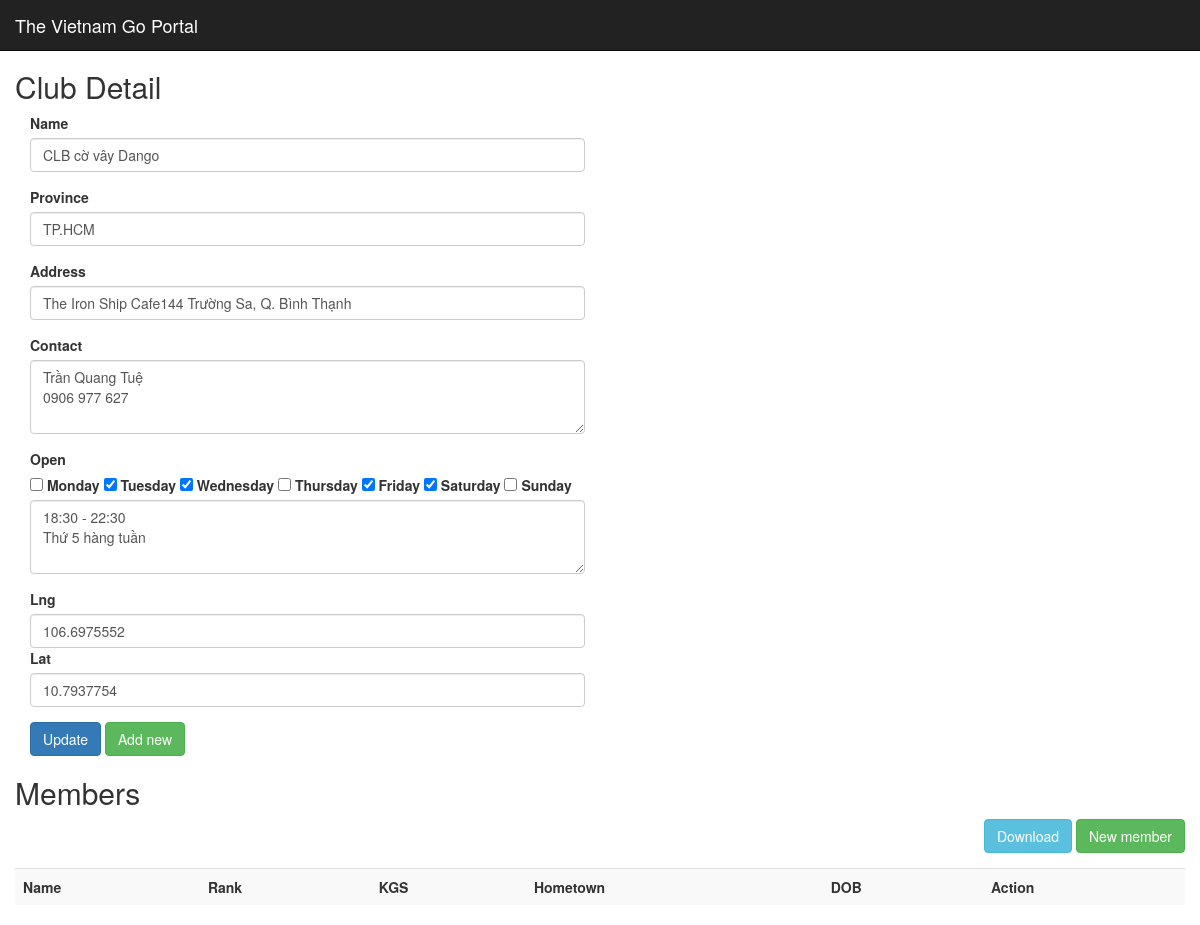
The page /club/2 on the database its author committed.
### app/models/club.py (models this page shows, shortened)
class Club(db.Model):
    id = db.Column(db.Integer, primary_key = True, autoincrement = True)
    name = db.Column(db.String(100), unique = True, nullable = False)
    province = db.Column(db.String(50), unique = False, nullable = False)
    address = db.Column(db.String(500), unique = False, nullable = False)
    contact = db.Column(db.String(120), unique = False, nullable = False)
    lng = db.Column(db.Float, unique = False, nullable = False)
    lat = db.Column(db.Float, unique = False, nullable = False)
    openDescription = db.Column(db.String(500))
    openDay = db.Column(db.String(10))
    members = db.relationship('Player', lazy = 'select') #, backref=db.backref('members', lazy='joined'))
    def __init__(self):
        self.lng = 105.6207275390417
        self.lat = 21.281789604927425
    def getById(id):
        return Club.query.filter_by(id = id).first()

### app/routes.py (the view)
@app.route("/club", methods = ["GET"])
@app.route("/club/<id>", methods = ["GET"])
def getClub(id = None):
    club = Club()
    if id is not None:
        club = Club.getById(id)
    return render_template('club.html', club = club)

### app/templates/club.html (shortened to what this page needs)
{% extends '_master.html' %}
{% block styles %}
{{super()}}
<link href="https://api.mapbox.com/mapbox-gl-js/v1.12.0/mapbox-gl.css" rel="stylesheet" />
{% endblock %}
{% block content %}
{{super()}}
<div class="container" style="margin-top: 50px;">
    <div class="row">
        <h2> Club Detail </h2>
    </div>
    <div class="row">
        <div class="col-sm-6">
            <div class="form-group">
                <label for="clubName">Name</label>
                <input type="text" class="form-control" value="{{club.name}}" id="clubName" />
            </div>
            <div class="form-group">
                <label for="clubProvince">Province</label>
                <input type="text" class="form-control" value="{{club.province}}" id="clubProvince" />
            </div>
            <div class="form-group">
                <label for="clubAddress">Address</label>
                <input type="text" class="form-control" value="{{club.address}}" id="clubAddress" />
            </div>
            <div class="form-group">
                <label for="clubContact">Contact</label>
                <textarea class="form-control" rows="3" id="clubContact">{{club.contact}}</textarea>
            </div>
            <div class="form-group">
                <label for="clubOpenDescription">Open</label>
                <div class="form-inline">
                    <input type="checkbox" id="isOpenMonday" class="openWeekDay" {% if club.openDay[1] == '1' %} checked {% endif %} >
                    <label for="isOpenMonday"> Monday </label>
                    <input type="checkbox" id="isOpenTuesday" class="openWeekDay" {% if club.openDay[2] == '1' %} checked {% endif %}>
                    <label for="isOpenTuesday"> Tuesday </label>
                    <input type="checkbox" id="isOpenWednesday" class="openWeekDay" {% if club.openDay[3] == '1' %} checked {% endif %}>
                    <label for="isOpenWednesday"> Wednesday </label>
                    <input type="checkbox" id="isOpenThursday" class="openWeekDay" {% if club.openDay[4] == '1' %} checked {% endif %}>
                    <label for="isOpenThursday"> Thursday </label>
                    <input type="checkbox" id="isOpenFriday" class="openWeekDay" {% if club.openDay[5] == '1' %} checked {% endif %}>
                    <label for="isOpenFriday"> Friday </label>
                    <input type="checkbox" id="isOpenSaturday" class="openWeekDay" {% if club.openDay[6] == '1' %} checked {% endif %}>
                    <label for="isOpenSaturday"> Saturday </label>
                    <input type="checkbox" id="isOpenSunday" class="openWeekDay" {% if club.openDay[7] == '1' %} checked {% endif %}>
                    <label for="isOpenSunday"> Sunday </label>
                </div>
                <textarea class="form-control" rows="3" id="clubOpenDescription">{{club.openDescription}}</textarea>
            </div>
            <div class="form-group">
                <label for="clubLat">Lng</label>
                <input type="number" class="form-control" value="{{club.lng}}" id="clubLng" />
                <label for="clubLat">Lat</label>
                <input type="number" class="form-control" value="{{club.lat}}" id="clubLat" />
            </div>
            <div>
                <button class="btn btn-primary" onclick="updateClub('{{club.id}}')">Update</button>
                <button class="btn btn-success" onclick="addClub()">Add new</button>
            </div>
        </div>
        <div class="col-sm-6">
            <div id="map" style="width: 100%; height: 500px;"></div>
        </div>
    </div>
    <div class="row">
        <h2> Members </h2>
        <div style="margin-bottom: 15px; float: right;">
            <a href="/club/{{club.id}}/download" class="btn btn-info" role="button">
                Download
            </a>
            <a href="/player" class="btn btn-success" role="button">
                New member
            </a>
        </div>
        <div>
            <table class="table table-striped">
                <tr>
                    <th>Name</th>
                    <th>Rank</th>
                    <th>KGS</th>
                    <th>Hometown</th>
                    <th>DOB</th>
                    <th>Action</th>
                </tr>
            </table>
        </div>
    </div>
</div>
{% endblock %}

### rows shown on the page
Club: name "CLB cờ vây Dango", province "TP.HCM", address "The Iron Ship Cafe144 Trường Sa, Q. Bình Thạnh", contact "Trần Quang Tuệ 0906 977 627", openDay "☑", openDescription "18:30 - 22:30 Thứ 5 hàng tuần", lng "106.6975552", lat "10.7937754"
